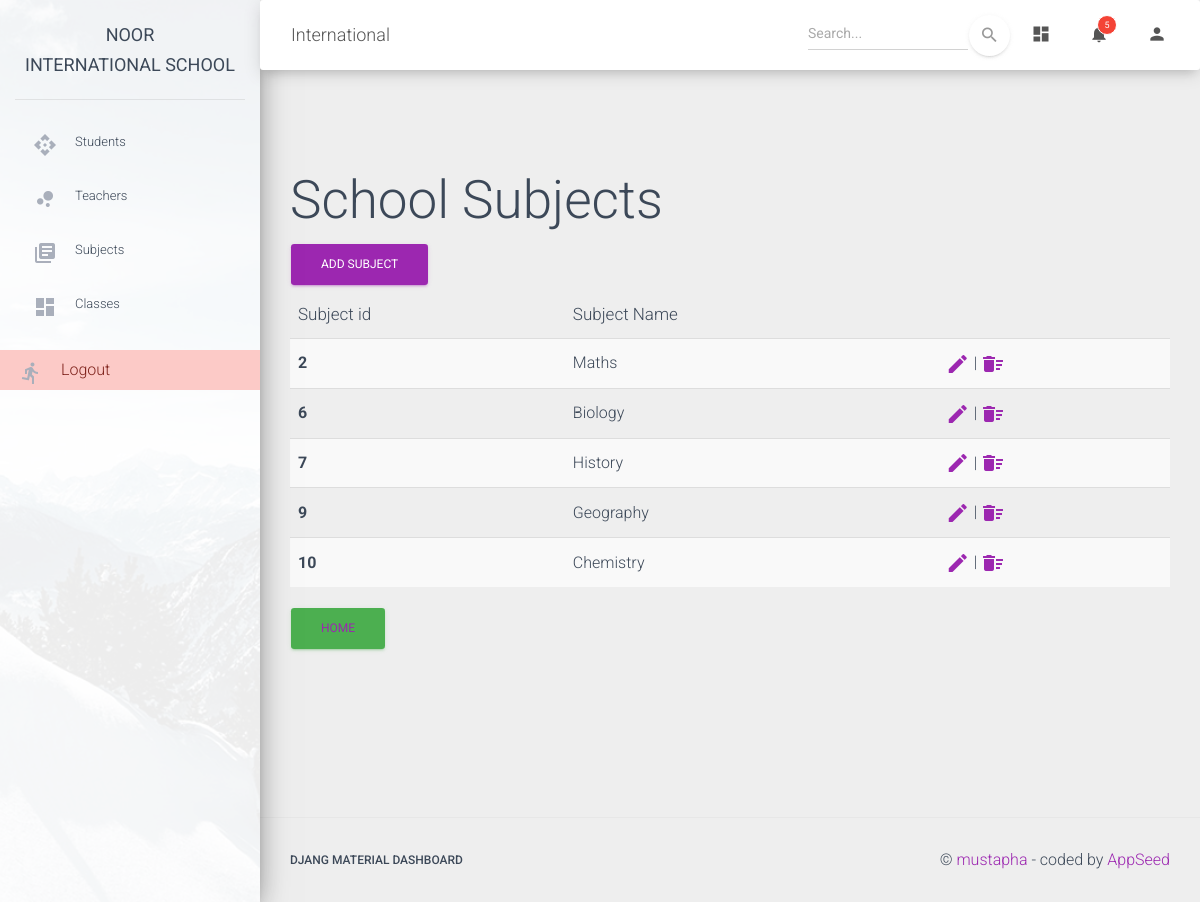
The app's page /add_subject/ (signed in) with its own data.
### details/models.py (models this page shows)
class Subject(models.Model):
    Subject_name = models.CharField(max_length=50)

### details/views.py (the view)
# urls.py: path('add_subject/', add_subject_view, name="add_subject_page"),
@login_required
def add_subject_view(request):
    message = ""
    if request.method == "POST":
        subeject_form = SubjectForm(request.POST)
        if subeject_form.is_valid():
            subeject_form.save()
            message = "Sublect Successfully Added"
        else:
            message = "Invalid details provided"
        messages.success(request, message)
    else:
        subeject_form = SubjectForm()
    subjects = Subject.objects.all()
    context = {
        'form': subeject_form,
        'msg': message,
        'subjects':subjects
    }
    return render(request, 'add_subject.html', context)

### details/form.py
class SubjectForm(ModelForm):
    class Meta:
        model = Subject
        fields = '__all__'

### details/templates/add_subject.html (shortened to what this page needs)
{% extends './main.html' %}
{% load crispy_forms_tags %}
{% block content %}
    <h1>School Subjects</h1>
    <button type="button" class="btn btn-primary" data-toggle="modal" data-target="#exampleModal">
        ADD SUBJECT
    </button>
        <table class="table table-striped">
            <thead>
                <th scope="col">Subject id</th>
                <th scope="col">Subject Name</th>
            </thead>
            <tbody>
                {% for subjects in subjects %}
                    <tr>
                        <th scope="row">{{subjects.id}}</th>
                        <td>{{subjects.Subject_name}}</td>
                        <td><a href="{% url 'edit_subject_page' subjects.id %}">
                                <i class="material-icons">edit</i>
                            </a> |
                            <a href="{% url 'delete_subject_page' subjects.id %}"
                                onclick="return confirm('Press OK to delete this Subject')">
                                <i class="material-icons">delete_sweep</i>
                            </a>
                        </td>
                    </tr>
                {% endfor %}
            </tbody>
        </table>
    <button class="btn btn-success"><a href="{% url 'home_page' %}">Home</a></button>
{% endblock content %}

### records on screen
Subject: id "2", Subject_name "Maths"
Subject: id "6", Subject_name "Biology"
Subject: id "7", Subject_name "History"
Subject: id "9", Subject_name "Geography"
Subject: id "10", Subject_name "Chemistry"
